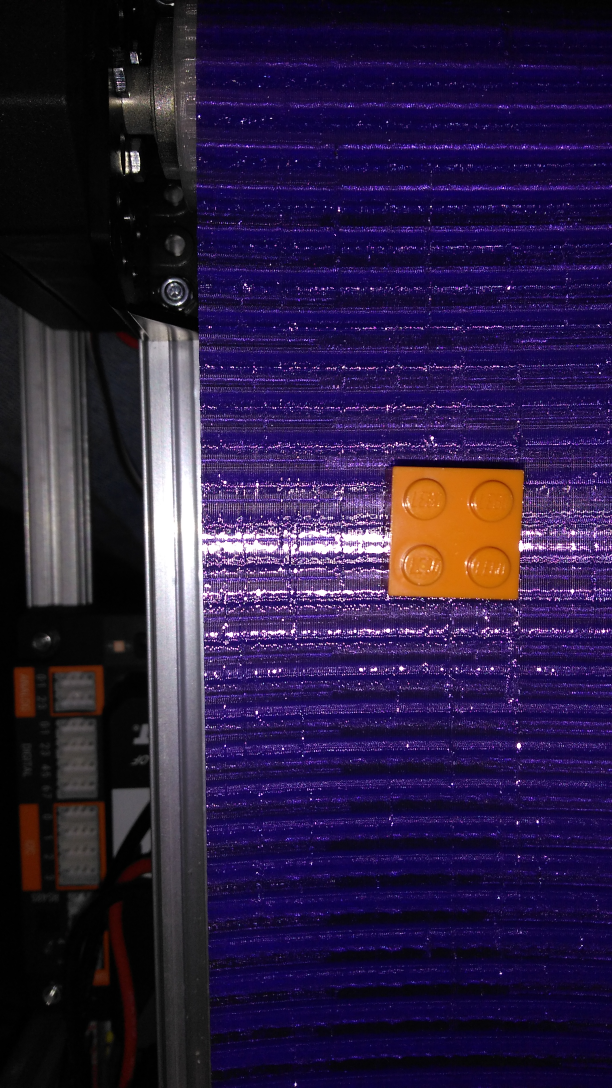
#> input picture photo.jpg, 1836 x 3264 px (shown at 1/3 size)
$ python -i preprocessing.py   (imports and definitions only)
#> lines starting #> are read from the running program, lines starting #| are printed output that depends on the picture; after the words box and inside, x2 and y2 are one past the last pixel; in counts of white or black regions, pixels touching at a corner belong together
import sys
import os
import cv2
import numpy as np
import pdb
class PreProcessing():
    def __init__(self):
        pass

    """
        Input: path to where the image is
        Return: matrix of the cropped image
    """
    def cropPieceFromImage(self,pathToImage):
#> called with pathToImage = 'photo.jpg'
        im = cv2.imread(os.path.abspath(pathToImage))
#> im is the input picture: shape (3264, 1836, 3); mean B, G, R 65, 29.1, 43.1
        return self.__cropImage(im)

    def cropPieceFromConveyorBelt(self,pathToImage):
        im = cv2.imread(os.path.abspath(pathToImage))
        x,y,_ = im.shape
        im = im[int(y*0.30):, int(x*0.25):]
        return self.__cropImage(im)

    def __cropImage(self,im):
        gray = cv2.cvtColor(im, cv2.COLOR_BGR2GRAY)
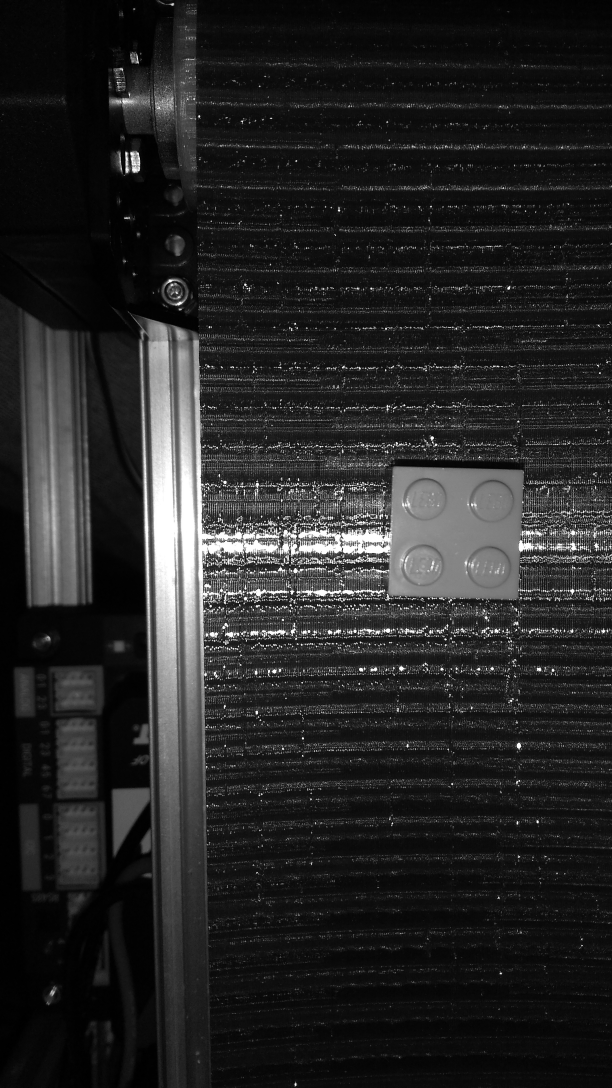
#> gray: shape (3264, 1836) (shown at 1/3 size); min 0, max 255, mean 37.4
        blurred = cv2.GaussianBlur(im, (5, 5), 0)
        canny = cv2.Canny(blurred, 20, 40)
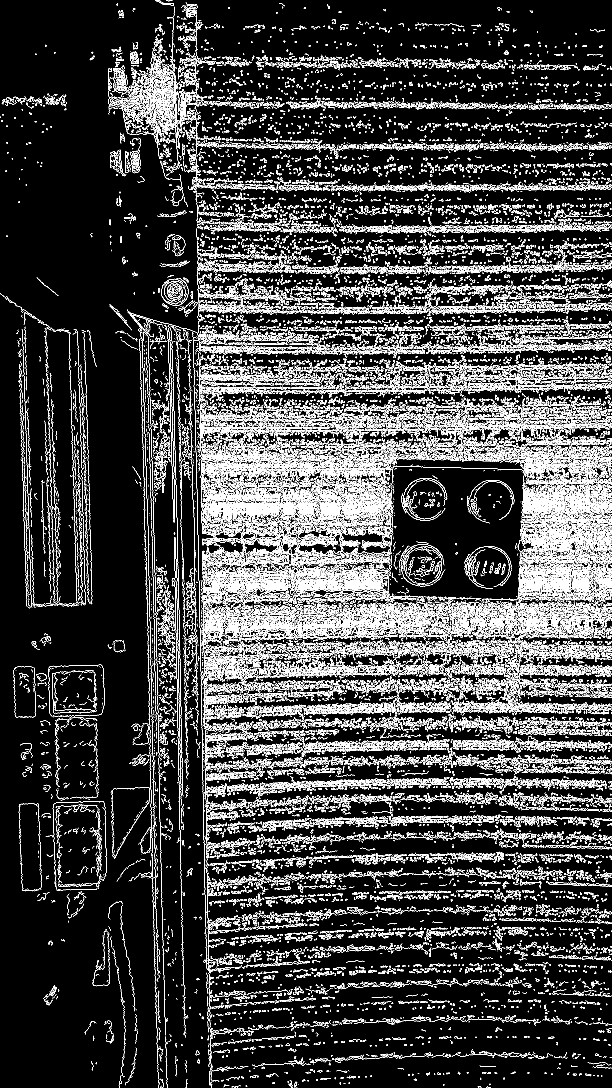
#> canny: shape (3264, 1836) (shown at 1/3 size); 11.4% white in thin lines or dots
        kernel = np.ones((5,5), np.uint8)
        dilated = cv2.dilate(canny, kernel, iterations=2)
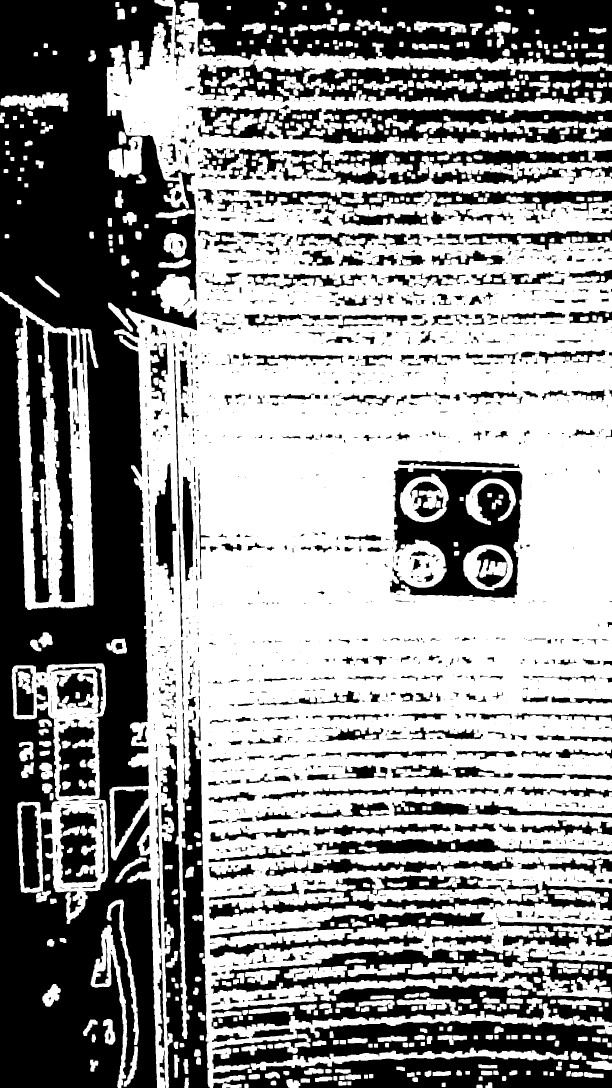
#> dilated: shape (3264, 1836) (shown at 1/3 size); 57.6% white; 1737 black regions (883 under 20 px)
        contours, _ = cv2.findContours(dilated.copy(),cv2.RETR_TREE,cv2.CHAIN_APPROX_SIMPLE)
#> contours = 2336 contours, 806 with area under 20; largest, box (x1, y1, x2, y2) and area: (320, 0, 1836, 3264) 3418212, (0, 876, 295, 1830) 177298, (35, 1990, 325, 2772) 141482, (1169, 1402, 1568, 1795) 123640, (847, 447, 1777, 555) 59866
        cnts = sorted(contours, key=cv2.contourArea, reverse=True)[:5]
#> cnts = 5 contours; box (x1, y1, x2, y2) and area: (320, 0, 1836, 3264) 3418212, (0, 876, 295, 1830) 177298, (35, 1990, 325, 2772) 141482, (1169, 1402, 1568, 1795) 123640, (847, 447, 1777, 555) 59866
        cnt = cnts[0]
#> cnt = contour of 16222 points, box (x1, y1, x2, y2) (320, 0, 1836, 3264), area 3418212

        leftmost = tuple(cnt[cnt[:,:,0].argmin()][0])
#> leftmost = (320, 220)
        rightmost = tuple(cnt[cnt[:,:,0].argmax()][0])
#> rightmost = (1835, 3102)
        topmost = tuple(cnt[cnt[:,:,1].argmin()][0])
#> topmost = (463, 0)
        bottommost = tuple(cnt[cnt[:,:,1].argmax()][0])
#> bottommost = (471, 3263)

        im = im[topmost[1]-50:bottommost[1]+50, leftmost[0]-50:rightmost[0]+50]
        # im = cv2.GaussianBlur(im,(5,5),0)
        return im


# [13 lines of commented-out code are left out]

>>> result = PreProcessing().cropPieceFromImage('photo.jpg')
